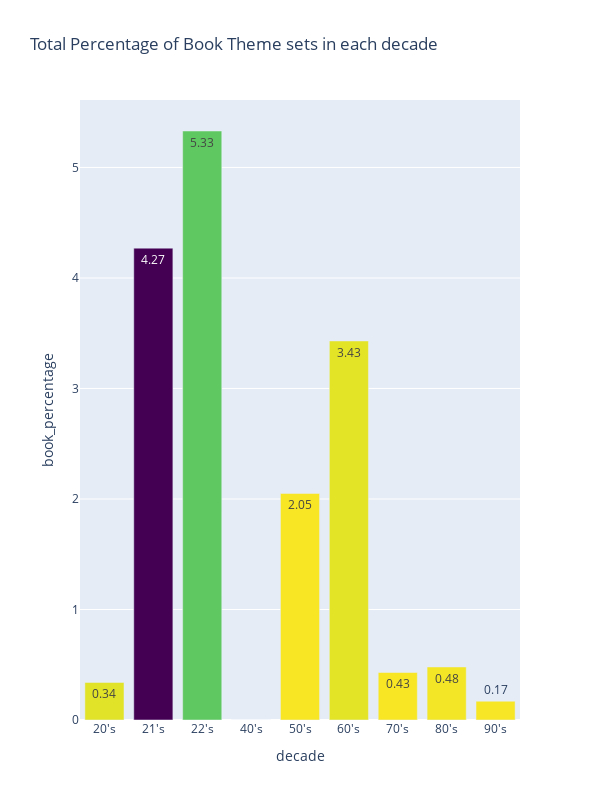

This figure's notebook cell:
### Code cell
fig = px.bar(book, x='decade', y='book_percentage', title="Total Percentage of Book Theme sets in each decade", text="book_percentage" ,width=600, height=800, color = 'book_count', color_continuous_scale=px.colors.sequential.Viridis_r)
fig.update_coloraxes(showscale=False)
fig.show()

### Figure 1 — Plotly figure (JSON) as saved in the notebook; plotly's stock layout.template omitted (floating-point values rounded to 4 significant figures)
{"data": [{"alignmentgroup": "True", "hovertemplate": "decade=%{x}<br>book_percentage=%{text}<br>book_count=%{marker.color}<extra></extra>", "legendgroup": "", "marker": {"color": [16, 356, 89, 0, 3, 14, 3, 6, 4], "coloraxis": "coloraxis", "pattern": {"shape": ""}}, "name": "", "offsetgroup": "", "orientation": "v", "showlegend": false, "text": [0.34, 4.27, 5.33, 0, 2.05, 3.43, 0.43, 0.48, 0.17], "textposition": "auto", "type": "bar", "x": ["20's", "21's", "22's", "40's", "50's", "60's", "70's", "80's", "90's"], "xaxis": "x", "y": [0.34, 4.27, 5.33, 0, 2.05, 3.43, 0.43, 0.48, 0.17], "yaxis": "y"}], "layout": {"barmode": "relative", "coloraxis": {"colorbar": {"title": {"text": "book_count"}}, "colorscale": [[0, "#fde725"], [0.1111, "#b5de2b"], [0.2222, "#6ece58"], [0.3333, "#35b779"], [0.4444, "#1f9e89"], [0.5556, "#26828e"], [0.6667, "#31688e"], [0.7778, "#3e4989"], [0.8889, "#482878"], [1, "#440154"]], "showscale": false}, "height": 800, "legend": {"tracegroupgap": 0}, "title": {"text": "Total Percentage of Book Theme sets in each decade"}, "width": 600, "xaxis": {"anchor": "y", "domain": [0, 1], "title": {"text": "decade"}}, "yaxis": {"anchor": "x", "domain": [0, 1], "title": {"text": "book_percentage"}}}}
